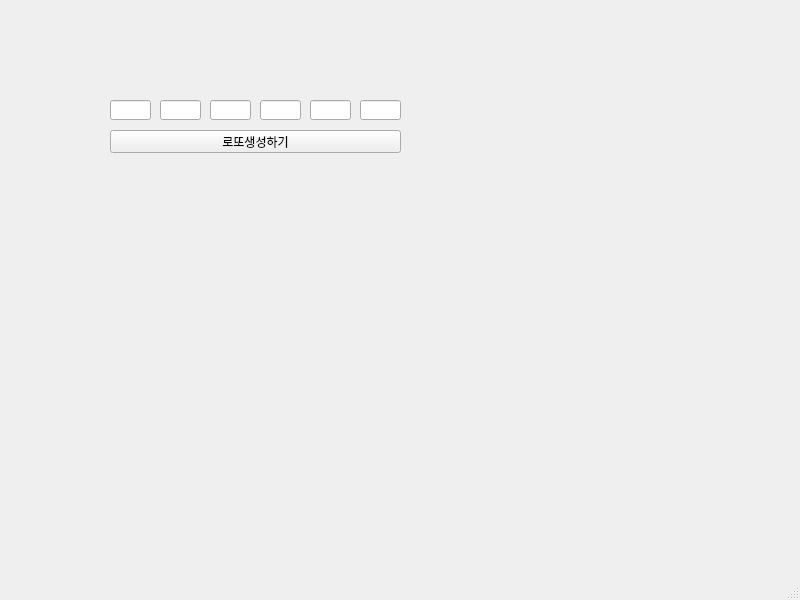
<?xml version="1.0" encoding="UTF-8"?>
<ui version="4.0">
 <class>MainWindow</class>
 <widget class="QMainWindow" name="MainWindow">
  <property name="geometry">
   <rect>
    <x>0</x>
    <y>0</y>
    <width>800</width>
    <height>600</height>
   </rect>
  </property>
  <property name="windowTitle">
   <string>MainWindow</string>
  </property>
  <widget class="QWidget" name="centralwidget">
   <widget class="QLineEdit" name="le1">
    <property name="geometry">
     <rect>
      <x>110</x>
      <y>100</y>
      <width>41</width>
      <height>20</height>
     </rect>
    </property>
   </widget>
   <widget class="QLineEdit" name="le2">
    <property name="geometry">
     <rect>
      <x>160</x>
      <y>100</y>
      <width>41</width>
      <height>20</height>
     </rect>
    </property>
   </widget>
   <widget class="QLineEdit" name="le3">
    <property name="geometry">
     <rect>
      <x>210</x>
      <y>100</y>
      <width>41</width>
      <height>20</height>
     </rect>
    </property>
   </widget>
   <widget class="QLineEdit" name="le4">
    <property name="geometry">
     <rect>
      <x>260</x>
      <y>100</y>
      <width>41</width>
      <height>20</height>
     </rect>
    </property>
   </widget>
   <widget class="QLineEdit" name="le5">
    <property name="geometry">
     <rect>
      <x>310</x>
      <y>100</y>
      <width>41</width>
      <height>20</height>
     </rect>
    </property>
   </widget>
   <widget class="QLineEdit" name="le6">
    <property name="geometry">
     <rect>
      <x>360</x>
      <y>100</y>
      <width>41</width>
      <height>20</height>
     </rect>
    </property>
   </widget>
   <widget class="QPushButton" name="pb">
    <property name="geometry">
     <rect>
      <x>110</x>
      <y>130</y>
      <width>291</width>
      <height>23</height>
     </rect>
    </property>
    <property name="text">
     <string>로또생성하기</string>
    </property>
   </widget>
  </widget>
  <widget class="QStatusBar" name="statusbar"/>
 </widget>
 <resources/>
 <connections/>
</ui>
